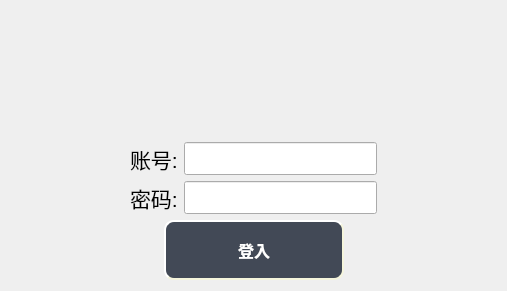
<?xml version="1.0" encoding="UTF-8"?>
<ui version="4.0">
 <class>Login</class>
 <widget class="QWidget" name="Login">
  <property name="geometry">
   <rect>
    <x>0</x>
    <y>0</y>
    <width>507</width>
    <height>291</height>
   </rect>
  </property>
  <property name="windowTitle">
   <string>Form</string>
  </property>
  <layout class="QGridLayout" name="gridLayout">
   <item row="0" column="0">
    <layout class="QHBoxLayout" name="horizontalLayout_2" stretch="3,7">
     <item>
      <widget class="QLabel" name="label_2">
       <property name="text">
        <string/>
       </property>
       <property name="pixmap">
        <pixmap resource="../../EF400CellEL/resources.qrc">:/Resources/Image/LOGO.png</pixmap>
       </property>
      </widget>
     </item>
     <item>
      <widget class="QLabel" name="label_3">
       <property name="font">
        <font>
         <family>微软雅黑</family>
         <pointsize>24</pointsize>
         <weight>50</weight>
         <bold>false</bold>
        </font>
       </property>
       <property name="text">
        <string/>
       </property>
       <property name="alignment">
        <set>Qt::AlignCenter</set>
       </property>
      </widget>
     </item>
    </layout>
   </item>
   <item row="1" column="0">
    <layout class="QHBoxLayout" name="horizontalLayout">
     <item>
      <spacer name="horizontalSpacer_4">
       <property name="orientation">
        <enum>Qt::Horizontal</enum>
       </property>
       <property name="sizeHint" stdset="0">
        <size>
         <width>40</width>
         <height>20</height>
        </size>
       </property>
      </spacer>
     </item>
     <item>
      <widget class="QLabel" name="label">
       <property name="font">
        <font>
         <family>Arial</family>
         <pointsize>16</pointsize>
        </font>
       </property>
       <property name="text">
        <string>账号:</string>
       </property>
      </widget>
     </item>
     <item>
      <widget class="QLineEdit" name="lineEdit_user">
       <property name="font">
        <font>
         <family>Arial</family>
         <pointsize>16</pointsize>
        </font>
       </property>
      </widget>
     </item>
     <item>
      <spacer name="horizontalSpacer_3">
       <property name="orientation">
        <enum>Qt::Horizontal</enum>
       </property>
       <property name="sizeHint" stdset="0">
        <size>
         <width>40</width>
         <height>20</height>
        </size>
       </property>
      </spacer>
     </item>
    </layout>
   </item>
   <item row="2" column="0">
    <layout class="QHBoxLayout" name="horizontalLayout_3">
     <item>
      <spacer name="horizontalSpacer_5">
       <property name="orientation">
        <enum>Qt::Horizontal</enum>
       </property>
       <property name="sizeHint" stdset="0">
        <size>
         <width>40</width>
         <height>20</height>
        </size>
       </property>
      </spacer>
     </item>
     <item>
      <widget class="QLabel" name="label_4">
       <property name="font">
        <font>
         <family>Arial</family>
         <pointsize>16</pointsize>
        </font>
       </property>
       <property name="text">
        <string>密码:</string>
       </property>
      </widget>
     </item>
     <item>
      <widget class="QLineEdit" name="lineEdit_pwd">
       <property name="font">
        <font>
         <family>Arial</family>
         <pointsize>16</pointsize>
        </font>
       </property>
       <property name="echoMode">
        <enum>QLineEdit::Password</enum>
       </property>
      </widget>
     </item>
     <item>
      <spacer name="horizontalSpacer_6">
       <property name="orientation">
        <enum>Qt::Horizontal</enum>
       </property>
       <property name="sizeHint" stdset="0">
        <size>
         <width>40</width>
         <height>20</height>
        </size>
       </property>
      </spacer>
     </item>
    </layout>
   </item>
   <item row="3" column="0">
    <layout class="QHBoxLayout" name="horizontalLayout_4">
     <item>
      <spacer name="horizontalSpacer">
       <property name="orientation">
        <enum>Qt::Horizontal</enum>
       </property>
       <property name="sizeHint" stdset="0">
        <size>
         <width>40</width>
         <height>20</height>
        </size>
       </property>
      </spacer>
     </item>
     <item>
      <widget class="QPushButton" name="btn_login">
       <property name="minimumSize">
        <size>
         <width>180</width>
         <height>60</height>
        </size>
       </property>
       <property name="styleSheet">
        <string notr="true">QPushButton { 
                            color:#ffffff;
                            background-color:#424956;
                            border-style: outset;
                            border-width:2px;
                            border-radius:10px;
                            border-color: beige;
                            font: bold 16px;
                            padding:6px;
                            }
                            QPushButton:hover{
                            color:#ffffff;
                                background-color:#ff5500
                            }
                            QPushButton:pressed{
                            color:#ffffff;
                                background-color:#ff5500
                            }
                            QPushButton:!enabled{
									
								color: rgb(235, 235, 235);
								
	background-color: rgb(143, 143, 143);
							}</string>
       </property>
       <property name="text">
        <string>登入</string>
       </property>
      </widget>
     </item>
     <item>
      <spacer name="horizontalSpacer_2">
       <property name="orientation">
        <enum>Qt::Horizontal</enum>
       </property>
       <property name="sizeHint" stdset="0">
        <size>
         <width>40</width>
         <height>20</height>
        </size>
       </property>
      </spacer>
     </item>
    </layout>
   </item>
  </layout>
 </widget>
 <resources>
  <include location="../../EF400CellEL/resources.qrc"/>
 </resources>
 <connections/>
</ui>
